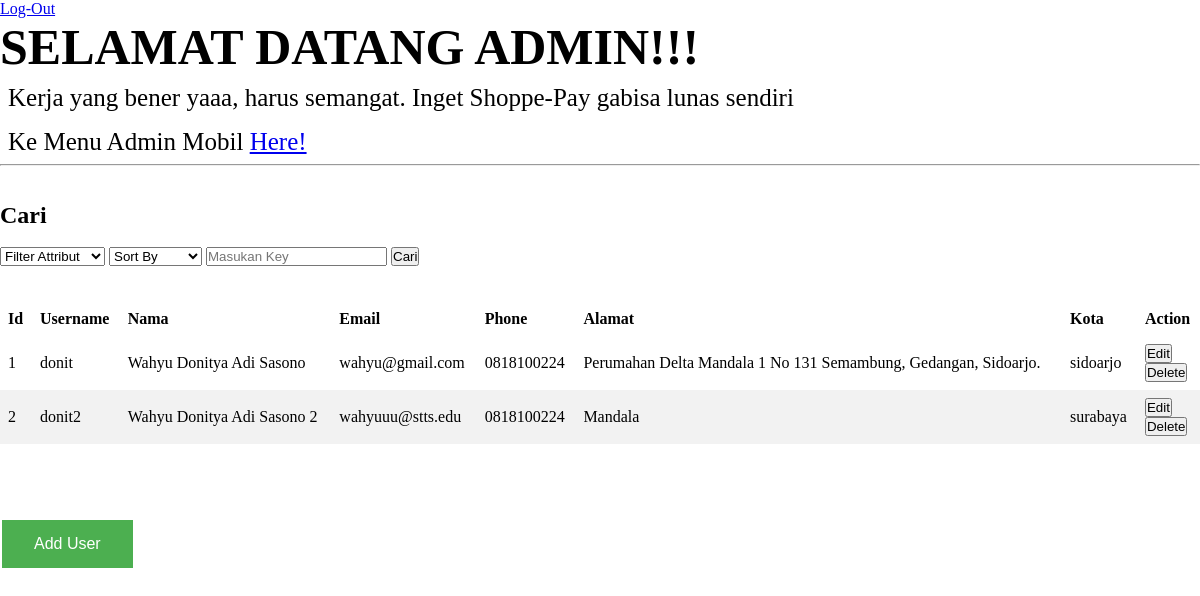
The app's page /admin.php, older data.
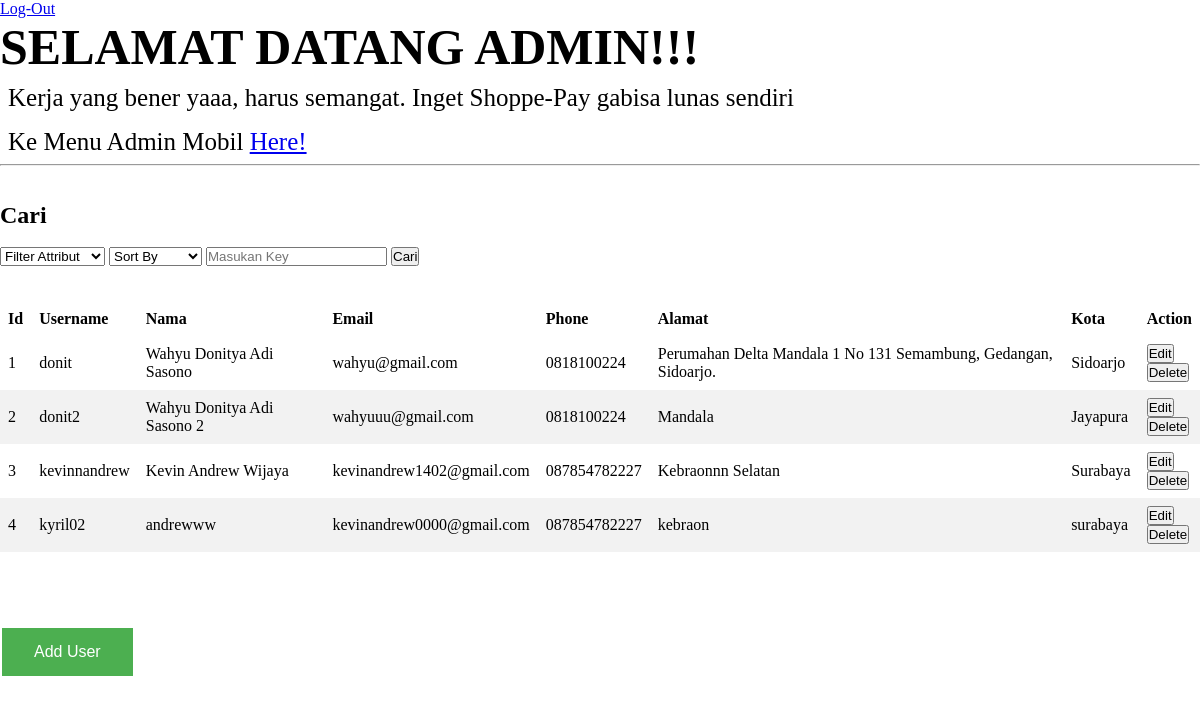
The same page, newer data.
### tables this page shows
CREATE TABLE `penyewa` (
  `id` int(20) NOT NULL,
  `nik` int(20) NOT NULL,
  `username` varchar(100) NOT NULL,
  `password` varchar(100) NOT NULL,
  `nama` varchar(100) NOT NULL,
  `no_telp` varchar(100) NOT NULL,
  `alamat` varchar(100) NOT NULL,
  `kota` varchar(255) NOT NULL,
  `email` varchar(255) NOT NULL
);

### admin.php (the view, shortened to what the changed rows need)
<?php
    require_once("connection.php");
    $stmt = $pdo-> prepare("SELECT * FROM PENYEWA");
    $stmt -> execute();
    $users = $stmt->fetchAll(PDO::FETCH_ASSOC);
?>
<!DOCTYPE html>
<html lang="en">
<head>
    <link rel="stylesheet" href="admin.css">
</head>
<body>
    <div class="container2">
            <div id="why">
                <h1 style="font-size: 50px;">SELAMAT DATANG ADMIN!!!</h1>
            </div>
            <hr> <br><br>
            <div class="tabus">
            <form action="#" method = "POST">
                <h2>Cari</h2> <br>
            </form>
            <br><br>
            <table id="tabel" style="border-collapse: collapse;width: 100%;" method = "POST">
                <thead>
                    <th>Id</th>
                    <th>Username</th>
                    <th>Nama</th>
                    <th>Email</th>
                    <th>Phone</th>
                    <th>Alamat</th>
                    <th>Kota</th>
                    <th>Action</th>
                </thead>
                <tbody>
                <?php
                    if(isset($_POST['search'])){
                        $pencarian="%".$_POST['s_key']."%";
                        $attr = $_POST['s_attr'];
                        $sort = $_POST['s_sort'];
                        try{
                            if($sort == "ascending"){
                                if($attr == "username"){
                                    $stmt=$pdo->prepare("select * from PENYEWA where username like :nama ORDER BY username ASC");
                                }else if($attr == "id"){
                                    $stmt=$pdo->prepare("select * from PENYEWA where id like :nama ORDER BY id ASC");
                                }else if($attr == "nomor_telp"){
                                    $stmt=$pdo->prepare("select * from PENYEWA where no_telp like :nama ORDER BY no_telp ASC");
                                }else if($attr == "alamat"){
                                    $stmt=$pdo->prepare("select * from PENYEWA where alamat like :nama ORDER BY alamat ASC");
                                }else if($attr == "email"){
                                    $stmt=$pdo->prepare("select * from PENYEWA where email like :nama ORDER BY email ASC");
                                }else if($attr == "kota"){
                                    $stmt=$pdo->prepare("select * from PENYEWA where kota like :nama ORDER BY kota ASC");
                                }else if($attr == "nama"){
                                    $stmt=$pdo->prepare("select * from PENYEWA where nama like :nama ORDER BY nama ASC");
                                }
                            }else if($sort == "descending"){
                                if($attr == "username"){
                                    $stmt=$pdo->prepare("select * from PENYEWA where username like :nama ORDER BY username DESC");
                                }else if($attr == "id"){
                                    $stmt=$pdo->prepare("select * from PENYEWA where id like :nama ORDER BY id DESC");
                                }else if($attr == "nomor_telp"){
                                    $stmt=$pdo->prepare("select * from PENYEWA where no_telp like :nama ORDER BY no_telp DESC");
                                }else if($attr == "alamat"){
                                    $stmt=$pdo->prepare("select * from PENYEWA where alamat like :nama ORDER BY alamat DESC");
                                }else if($attr == "email"){
                                    $stmt=$pdo->prepare("select * from PENYEWA where email like :nama ORDER BY email DESC");
                                }else if($attr == "kota"){
                                    $stmt=$pdo->prepare("select * from PENYEWA where kota like :nama ORDER BY kota DESC");
                                }else if($attr == "nama"){
                                    $stmt=$pdo->prepare("select * from PENYEWA where nama like :nama ORDER BY nama DESC");
                                }
                            }else{
                                if($attr == "username"){
                                    $stmt=$pdo->prepare("select * from PENYEWA where username like :nama");
                                }else if($attr == "id"){
                                    $stmt=$pdo->prepare("select * from PENYEWA where id like :nama");
                                }else if($attr == "nomor_telp"){
                                    $stmt=$pdo->prepare("select * from PENYEWA where no_telp like :nama");
                                }else if($attr == "alamat"){
                                    $stmt=$pdo->prepare("select * from PENYEWA where alamat like :nama");
                                }else if($attr == "email"){
                                    $stmt=$pdo->prepare("select * from PENYEWA where email like :nama");
                                }else if($attr == "kota"){
                                    $stmt=$pdo->prepare("select * from PENYEWA where kota like :nama");
                                }else if($attr == "nama"){
                                    $stmt=$pdo->prepare("select * from PENYEWA where nama like :nama");
                                }
                            }
                            $stmt->BindParam(":nama",$pencarian);
                            $stmt->execute();
                            if($stmt->rowCount()<1){
                                echo "<i> Tidak ada hasil untuk pencarian kata </i>";
                            }else{
                                while($t=$stmt->fetch()){
                                ?>
                                <tr>
                                        <td><?= $t['id']?></td>
                                        <td><?= $t['username']?></td>
                                        <td><?= $t['nama']?></td>
                                        <td><?= $t['email']?></td>
                                        <td><?= $t['no_telp']?></td>
                                        <td><?= $t['alamat']?></td>
                                        <td><?= $t['kota']?></td>
                                        <td>
                                            <a href="editUser.php?id=<?=$value['id']?>">
                                                <button>Edit</button>
                                            </a>
                                            <form method="post" action="kumpulan.php">
                                                <input type="hidden" name="action" value="deleteUser">
                                                <button name='id' value="<?= $value['id']?>">Delete</button>
                                            </form>
                                        </td>
                                    </tr>
                                <?php
                                }
                            }
                        }catch(PDOException $e){
                            echo $e->getMessage();
                        }
                    }else{
                        if ($users !== null) {
                            foreach ($users as $key => $value) {
                            ?>
                            <tr>
                            <td><?= $value['id']?></td>
                            <td><?= $value['username']?></td>
                            <td><?= $value['nama']?></td>
                            <td><?= $value['email']?></td>
                            <td><?= $value['no_telp']?></td>
                            <td><?= $value['alamat']?></td>
                            <td><?= $value['kota']?></td>
                            <td>
                                <a href="editUser.php?id=<?=$value['id']?>">
                                    <button>Edit</button>
                                </a>
                                <form method="post" action="kumpulan.php">
                                    <button name='id' value="<?= $value['id']?>">Delete</button>
                                </form>
                            </td>
                        </tr>
                    <?php
                            }
                        }
                    }
                ?>
            </tbody>
                </table> <br><br><br><br>
                <br><br>
    </div>
</body>
</html>

Row changes from the older to the newer data that the page shows:
changed penyewa "donit": kota "sidoarjo" → "Sidoarjo"
changed penyewa "donit2": email "wahyuuu@stts.edu" → "wahyuuu@gmail.com"; kota "surabaya" → "Jayapura"
added penyewa: id "3", username "kevinnandrew", nama "Kevin Andrew Wijaya", email "kevinandrew1402@gmail.com", no_telp "087854782227", alamat "Kebraonnn Selatan", kota "Surabaya"
added penyewa: id "4", username "kyril02", nama "andrewww", email "kevinandrew0000@gmail.com", no_telp "087854782227", alamat "kebraon", kota "surabaya"
